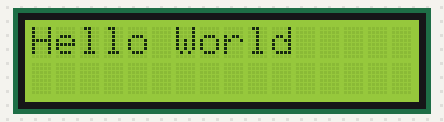
Simulated run of this sketch. Board: Arduino Uno, built with avr-gcc and run on an emulated ATmega328P. Shown: 16×2 character LCD.

Above: at 0.13 s.
At 102.6 s:
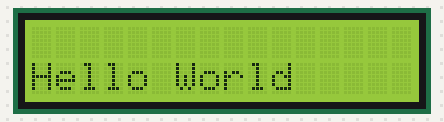

The sketch:

3.Dispalying_HELLO_WORLD__on_LCD_Screen.ino
```cpp
#include <LiquidCrystal_I2C.h>
#include <Wire.h>
int lcdrows = 2;
int lcdcolumns = 16;
LiquidCrystal_I2C lcd(0x27,lcdcolumns,lcdrows);
void setup() {
  // put your setup code here, to run once:
  lcd.init();
  lcd.backlight();
}

void loop()
{
  // put your main code here, to run repeatedly:
  lcd.setCursor(0,0);
  lcd.print("Hello World");
  delay(100);
  lcd.clear();
  lcd.setCursor(0,1);
  lcd.print("Hello World");
  delay(100);
  lcd.clear();
}
```
